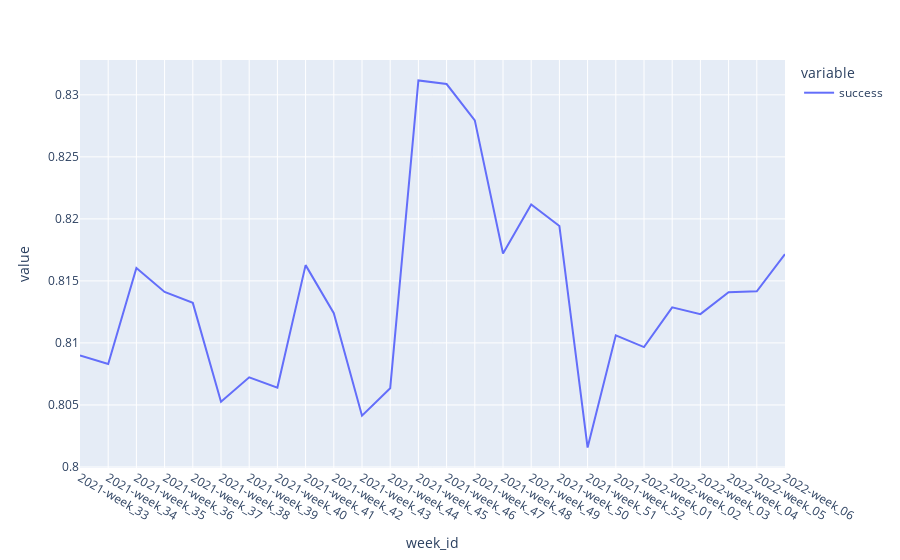

Source (notebook cell):
### Markdown cell above
A to Q27:

### Code cell
# 27. What is the overall success rate trend over time?
suc_rate = ad_recs_annotated.groupby("week_id")["success"].value_counts(normalize=True)
suc_rate = suc_rate.drop(0,level=1)
suc_rate.index = suc_rate.index.droplevel(1)
print("It seems as if the overall trend is a mild increase in the success rate, yet there are significant variations along the way.")
px.line(suc_rate)

### Figure 1 — Plotly figure (JSON) as saved in the notebook; plotly's stock layout.template omitted (floating-point values rounded to 4 significant figures)
{"data": [{"hovertemplate": "variable=success<br>week_id=%{x}<br>value=%{y}<extra></extra>", "legendgroup": "success", "line": {"color": "#636efa", "dash": "solid"}, "marker": {"symbol": "circle"}, "mode": "lines", "name": "success", "orientation": "v", "showlegend": true, "type": "scatter", "x": ["2021-week_33", "2021-week_34", "2021-week_35", "2021-week_36", "2021-week_37", "2021-week_38", "2021-week_39", "2021-week_40", "2021-week_41", "2021-week_42", "2021-week_43", "2021-week_44", "2021-week_45", "2021-week_46", "2021-week_47", "2021-week_48", "2021-week_49", "2021-week_50", "2021-week_51", "2021-week_52", "2022-week_01", "2022-week_02", "2022-week_03", "2022-week_04", "2022-week_05", "2022-week_06"], "xaxis": "x", "y": [0.809, 0.8083, 0.816, 0.8141, 0.8132, 0.8053, 0.8072, 0.8064, 0.8163, 0.8124, 0.8041, 0.8064, 0.8312, 0.8309, 0.8279, 0.8172, 0.8212, 0.8194, 0.8016, 0.8106, 0.8097, 0.8129, 0.8123, 0.8141, 0.8142, 0.8172], "yaxis": "y"}], "layout": {"autosize": true, "legend": {"title": {"text": "variable"}, "tracegroupgap": 0}, "margin": {"t": 60}, "xaxis": {"anchor": "y", "autorange": true, "domain": [0, 1], "range": [0, 25], "title": {"text": "week_id"}, "type": "category"}, "yaxis": {"anchor": "x", "autorange": true, "domain": [0, 1], "range": [0.7999, 0.8328], "title": {"text": "value"}, "type": "linear"}}}
